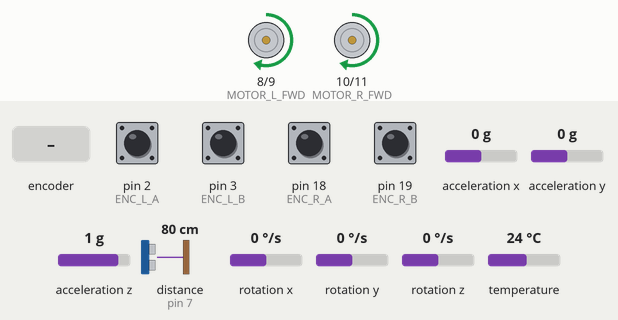
This sketch was run on a simulated Arduino Mega 2560, built with avr-gcc and run on an emulated ATmega2560. On the bench: motor-driver pin pairs drawn as motors (green arrow = first pin HIGH = forward, orange = second pin HIGH = backward, longer = more drive). Wiring (inferred from the names in the program): ultrasonic range finder: trigger pin 6; echo pin 7. Inputs (shaded band) come from the test bench; at power-on: pin 2 (ENC_L_A), pin 3 (ENC_L_B), pin 18 (ENC_R_A), pin 19 (ENC_R_B) HIGH, acceleration x 0 g, acceleration y 0 g, acceleration z 1 g, distance to the obstacle (sensor on pin 7) 80 cm, rotation x 0 °/s, rotation y 0 °/s, rotation z 0 °/s, temperature 24 °C. The echo pulse lasts 58.3 µs per cm; what the sketch prints to the serial monitor is not drawn.

Above: at 1.2 s.
1.3 s: rotary encoder on pin 2 (ENC_L_A) / pin 3 (ENC_L_B) turned 3 steps (first pin leading)
At 1.65 s:
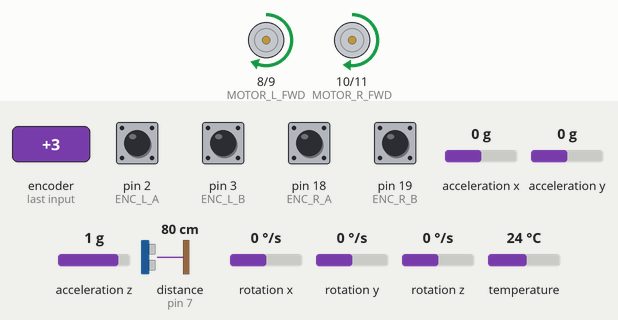
3.4 s: rotary encoder on pin 2 (ENC_L_A) / pin 3 (ENC_L_B) turned 3 steps (first pin leading)
At 3.75 s:
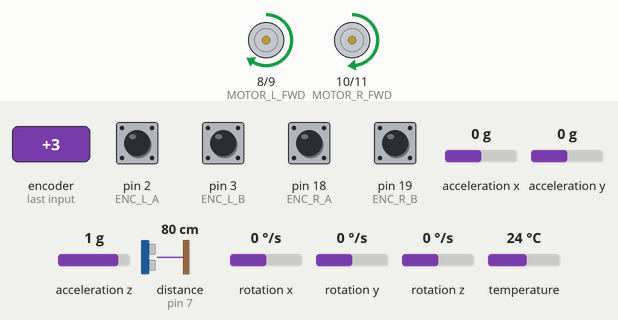
5.5 s: pin 18 (ENC_R_A) pulled LOW for 0.15 s
At 6.5 s:
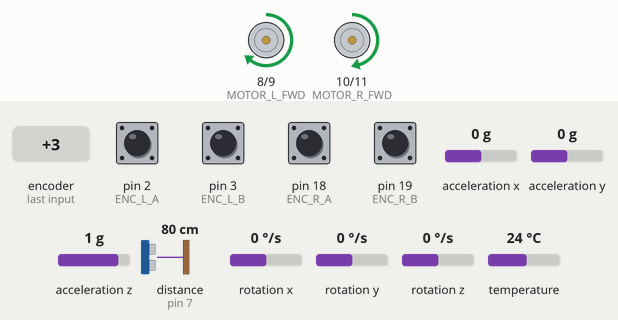
7.1 s: pin 18 (ENC_R_A) pulled LOW for 1 s
At 8.9 s:
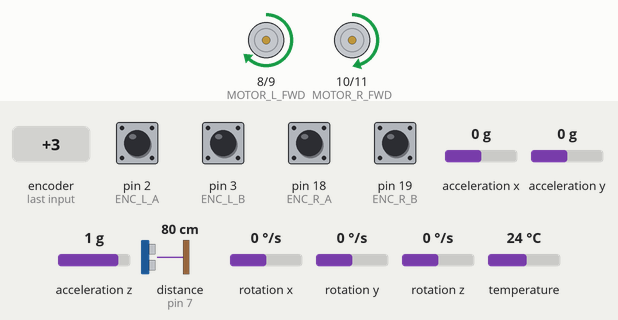
9.6 s: rotary encoder on pin 2 (ENC_L_A) / pin 3 (ENC_L_B) turned 3 steps (first pin leading)
At 11.0 s:
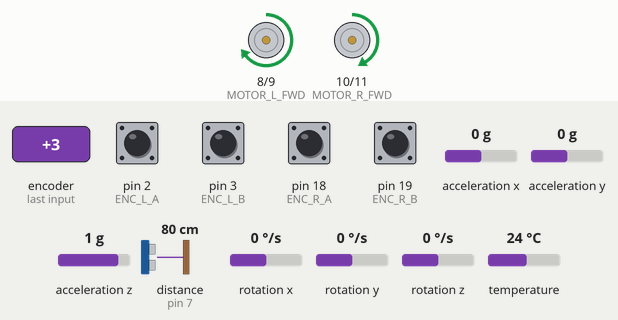
Timing chart, 0 to 12.6 s (numbered marks = the images above; inputs shaded):
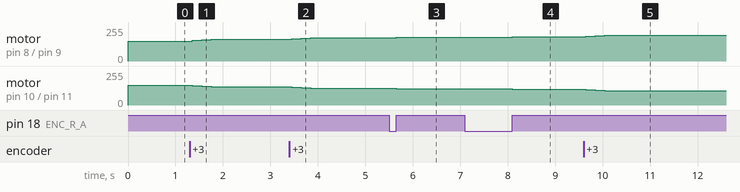

The sketch:

maze_solver.ino
```cpp
/*
  Autonomous Maze-Solving Robot
  ---------------------------------
  Fuses IR wall sensors, ultrasonic, encoders, and IMU heading into a
  grid pose; explores via flood-fill, stores the solved maze + optimal
  path to EEPROM, and replays it at speed on the next run.
  Board: Arduino Mega 2560.
*/

#include <Wire.h>
#include <EEPROM.h>
#include <Adafruit_MPU6050.h>
#include <Adafruit_Sensor.h>

const uint8_t IR_FL = A0, IR_FR = A1, IR_SIDE = A2;
const uint8_t US_TRIG = 6, US_ECHO = 7;
const uint8_t ENC_L_A = 2, ENC_L_B = 3;
const uint8_t ENC_R_A = 18, ENC_R_B = 19;
const uint8_t MOTOR_L_FWD = 8, MOTOR_L_REV = 9;
const uint8_t MOTOR_R_FWD = 10, MOTOR_R_REV = 11;

const int IR_WALL_THRESHOLD = 400;
const long TICKS_PER_CELL = 960; // calibrate for your wheel/encoder/cell size

const uint8_t MAZE_SIZE = 6; // 6x6 grid
const uint8_t GOAL_X = 5, GOAL_Y = 5;

Adafruit_MPU6050 mpu;

volatile long ticksL = 0, ticksR = 0;

// bit 0=N,1=E,2=S,3=W wall present
uint8_t walls[MAZE_SIZE][MAZE_SIZE];
uint8_t floodDist[MAZE_SIZE][MAZE_SIZE];

int8_t robotX = 0, robotY = 0;
uint8_t heading = 0; // 0=N,1=E,2=S,3=W
float imuYaw = 0;

bool speedMode = false;
uint8_t storedPath[64];
uint8_t storedPathLen = 0;
uint8_t pathIndex = 0;

const int EEPROM_MAGIC_ADDR = 0;
const int EEPROM_MAGIC_VALUE = 0xA5;
const int EEPROM_WALLS_ADDR = 4;
const int EEPROM_PATH_LEN_ADDR = EEPROM_WALLS_ADDR + (MAZE_SIZE * MAZE_SIZE);
const int EEPROM_PATH_ADDR = EEPROM_PATH_LEN_ADDR + 1;

void encLA_ISR() { digitalRead(ENC_L_B) ? ticksL++ : ticksL--; }
void encRA_ISR() { digitalRead(ENC_R_B) ? ticksR++ : ticksR--; }

void setup() {
  Serial.begin(9600);
  Wire.begin();
  if (!mpu.begin()) Serial.println("MPU6050 not found!");

  pinMode(IR_FL, INPUT); pinMode(IR_FR, INPUT); pinMode(IR_SIDE, INPUT);
  pinMode(US_TRIG, OUTPUT); pinMode(US_ECHO, INPUT);
  pinMode(ENC_L_A, INPUT_PULLUP); pinMode(ENC_L_B, INPUT_PULLUP);
  pinMode(ENC_R_A, INPUT_PULLUP); pinMode(ENC_R_B, INPUT_PULLUP);
  attachInterrupt(digitalPinToInterrupt(ENC_L_A), encLA_ISR, RISING);
  attachInterrupt(digitalPinToInterrupt(ENC_R_A), encRA_ISR, RISING);

  pinMode(MOTOR_L_FWD, OUTPUT); pinMode(MOTOR_L_REV, OUTPUT);
  pinMode(MOTOR_R_FWD, OUTPUT); pinMode(MOTOR_R_REV, OUTPUT);

  initFloodDistances();

  if (EEPROM.read(EEPROM_MAGIC_ADDR) == EEPROM_MAGIC_VALUE) {
    loadMazeFromEEPROM();
    speedMode = true;
    Serial.println("Stored maze found - running in SPEED mode.");
  } else {
    Serial.println("No stored maze - running in EXPLORE mode.");
  }
}

void loop() {
  updateImuYaw();

  if (speedMode) {
    runSpeedMode();
  } else {
    runExploreMode();
  }
}

// ---- exploration: flood-fill ----
void runExploreMode() {
  senseWallsAtCurrentCell();
  floodFill();

  if (robotX == GOAL_X && robotY == GOAL_Y) {
    Serial.println("Goal reached. Maze solved, path stored.");
    uint8_t path[64];
    uint8_t len = computeOptimalPath(path);
    saveMazeToEEPROM(path, len);
    stopMotors();
    while (true) delay(1000); // halt; power-cycle to run speed mode
  }

  int8_t bestDx = 0, bestDy = 0;
  uint8_t bestDir = findBestNeighborDirection();
  driveOneCell(bestDir);
}

void senseWallsAtCurrentCell() {
  int fl = analogRead(IR_FL);
  int fr = analogRead(IR_FR);
  int side = analogRead(IR_SIDE);
  long frontCm = readUltrasonicCm();

  bool frontWall = (fl > IR_WALL_THRESHOLD || fr > IR_WALL_THRESHOLD || frontCm < 12);
  bool sideWall = side > IR_WALL_THRESHOLD;

  uint8_t frontDir = heading;
  uint8_t sideDir = (heading + 1) % 4; // right-hand side sensor

  if (frontWall) markWall(robotX, robotY, frontDir);
  if (sideWall) markWall(robotX, robotY, sideDir);
}

void markWall(int8_t x, int8_t y, uint8_t dir) {
  walls[y][x] |= (1 << dir);
  int8_t nx = x, ny = y;
  moveCoord(nx, ny, dir);
  if (nx >= 0 && nx < MAZE_SIZE && ny >= 0 && ny < MAZE_SIZE) {
    walls[ny][nx] |= (1 << ((dir + 2) % 4));
  }
}

void moveCoord(int8_t &x, int8_t &y, uint8_t dir) {
  if (dir == 0) y++;
  else if (dir == 1) x++;
  else if (dir == 2) y--;
  else if (dir == 3) x--;
}

void initFloodDistances() {
  for (uint8_t y = 0; y < MAZE_SIZE; y++)
    for (uint8_t x = 0; x < MAZE_SIZE; x++)
      floodDist[y][x] = abs(GOAL_X - x) + abs(GOAL_Y - y);
}

void floodFill() {
  bool changed = true;
  while (changed) {
    changed = false;
    for (uint8_t y = 0; y < MAZE_SIZE; y++) {
      for (uint8_t x = 0; x < MAZE_SIZE; x++) {
        if (x == GOAL_X && y == GOAL_Y) continue;
        uint8_t best = 255;
        for (uint8_t dir = 0; dir < 4; dir++) {
          if (walls[y][x] & (1 << dir)) continue; // wall blocks this direction
          int8_t nx = x, ny = y;
          moveCoord(nx, ny, dir);
          if (nx < 0 || nx >= MAZE_SIZE || ny < 0 || ny >= MAZE_SIZE) continue;
          if (floodDist[ny][nx] < best) best = floodDist[ny][nx];
        }
        if (best != 255 && best + 1 < floodDist[y][x]) {
          floodDist[y][x] = best + 1;
          changed = true;
        }
      }
    }
  }
}

uint8_t findBestNeighborDirection() {
  uint8_t bestDir = heading;
  uint8_t bestDist = 255;
  for (uint8_t dir = 0; dir < 4; dir++) {
    if (walls[robotY][robotX] & (1 << dir)) continue;
    int8_t nx = robotX, ny = robotY;
    moveCoord(nx, ny, dir);
    if (nx < 0 || nx >= MAZE_SIZE || ny < 0 || ny >= MAZE_SIZE) continue;
    if (floodDist[ny][nx] < bestDist) { bestDist = floodDist[ny][nx]; bestDir = dir; }
  }
  return bestDir;
}

uint8_t computeOptimalPath(uint8_t path[]) {
  uint8_t len = 0;
  int8_t x = 0, y = 0;
  while (!(x == GOAL_X && y == GOAL_Y) && len < 64) {
    uint8_t bestDir = 0, bestDist = 255;
    for (uint8_t dir = 0; dir < 4; dir++) {
      if (walls[y][x] & (1 << dir)) continue;
      int8_t nx = x, ny = y;
      moveCoord(nx, ny, dir);
      if (nx < 0 || nx >= MAZE_SIZE || ny < 0 || ny >= MAZE_SIZE) continue;
      if (floodDist[ny][nx] < bestDist) { bestDist = floodDist[ny][nx]; bestDir = dir; }
    }
    path[len++] = bestDir;
    moveCoord(x, y, bestDir);
  }
  return len;
}

// ---- speed run: replay stored path ----
void runSpeedMode() {
  if (pathIndex >= storedPathLen) { stopMotors(); return; }
  driveOneCell(storedPath[pathIndex]);
  pathIndex++;
}

// ---- motion primitives ----
void driveOneCell(uint8_t targetDir) {
  if (targetDir != heading) turnToHeading(targetDir);
  driveForwardOneCell();
  heading = targetDir;
  moveCoord(robotX, robotY, targetDir);
}

void turnToHeading(uint8_t targetDir) {
  int8_t diff = ((int8_t)targetDir - (int8_t)heading + 4) % 4;
  float targetYawDelta = diff * 90.0;
  float startYaw = imuYaw;
  bool turningRight = diff == 1 || diff == -3;

  while (abs(normalizeAngle(imuYaw - startYaw)) < abs(targetYawDelta) - 3) {
    updateImuYaw();
    if (turningRight || diff == 2) { setMotors(120, -120); } else { setMotors(-120, 120); }
  }
  stopMotors();
}

void driveForwardOneCell() {
  ticksL = 0; ticksR = 0;
  float kp = 4.0;
  while ((ticksL + ticksR) / 2 < TICKS_PER_CELL) {
    // closed-loop straight-line correction using encoder differential
    int error = ticksL - ticksR;
    int base = 150;
    setMotors(base - kp * error, base + kp * error);
  }
  stopMotors();
}

void setMotors(int leftSpeed, int rightSpeed) {
  leftSpeed = constrain(leftSpeed, -255, 255);
  rightSpeed = constrain(rightSpeed, -255, 255);
  analogWrite(MOTOR_L_FWD, leftSpeed > 0 ? leftSpeed : 0);
  analogWrite(MOTOR_L_REV, leftSpeed < 0 ? -leftSpeed : 0);
  analogWrite(MOTOR_R_FWD, rightSpeed > 0 ? rightSpeed : 0);
  analogWrite(MOTOR_R_REV, rightSpeed < 0 ? -rightSpeed : 0);
}

void stopMotors() { setMotors(0, 0); }

float normalizeAngle(float a) {
  while (a > 180) a -= 360;
  while (a < -180) a += 360;
  return a;
}

void updateImuYaw() {
  sensors_event_t a, g, temp;
  mpu.getEvent(&a, &g, &temp);
  static unsigned long lastMs = 0;
  unsigned long now = millis();
  float dt = (lastMs == 0) ? 0 : (now - lastMs) / 1000.0;
  lastMs = now;
  imuYaw += g.gyro.z * (180.0 / PI) * dt;
}

long readUltrasonicCm() {
  digitalWrite(US_TRIG, LOW); delayMicroseconds(2);
  digitalWrite(US_TRIG, HIGH); delayMicroseconds(10);
  digitalWrite(US_TRIG, LOW);
  long duration = pulseIn(US_ECHO, HIGH, 20000);
  return duration / 58;
}

// ---- EEPROM persistence ----
void saveMazeToEEPROM(uint8_t path[], uint8_t len) {
  EEPROM.write(EEPROM_MAGIC_ADDR, EEPROM_MAGIC_VALUE);
  int addr = EEPROM_WALLS_ADDR;
  for (uint8_t y = 0; y < MAZE_SIZE; y++)
    for (uint8_t x = 0; x < MAZE_SIZE; x++)
      EEPROM.write(addr++, walls[y][x]);
  EEPROM.write(EEPROM_PATH_LEN_ADDR, len);
  for (uint8_t i = 0; i < len; i++) EEPROM.write(EEPROM_PATH_ADDR + i, path[i]);
}

void loadMazeFromEEPROM() {
  int addr = EEPROM_WALLS_ADDR;
  for (uint8_t y = 0; y < MAZE_SIZE; y++)
    for (uint8_t x = 0; x < MAZE_SIZE; x++)
      walls[y][x] = EEPROM.read(addr++);
  storedPathLen = EEPROM.read(EEPROM_PATH_LEN_ADDR);
  for (uint8_t i = 0; i < storedPathLen; i++) storedPath[i] = EEPROM.read(EEPROM_PATH_ADDR + i);
}
```

Measured:
- after the input at 1.3 s, motor on pin 8 (MOTOR_L_FWD) / pin 9 (MOTOR_L_REV): forward 150/255 → forward 154/255 after 0.05 s, → forward 158/255 0.20 s later, → forward 162/255 0.20 s later; motor on pin 10 (MOTOR_R_FWD) / pin 11 (MOTOR_R_REV): forward 150/255 → forward 146/255 after 0.05 s, → forward 142/255 0.20 s later, → forward 138/255 0.20 s later
- after the input at 3.4 s, motor on pin 8 (MOTOR_L_FWD) / pin 9 (MOTOR_L_REV): forward 162/255 → forward 166/255 after 0.05 s, → forward 170/255 0.20 s later, → forward 174/255 0.20 s later; motor on pin 10 (MOTOR_R_FWD) / pin 11 (MOTOR_R_REV): forward 138/255 → forward 134/255 after 0.05 s, → forward 130/255 0.20 s later, → forward 126/255 0.20 s later
- after the input at 5.5 s, motor on pin 8 (MOTOR_L_FWD) / pin 9 (MOTOR_L_REV): forward 174/255 → forward 178/255 after 0.15 s; motor on pin 10 (MOTOR_R_FWD) / pin 11 (MOTOR_R_REV): forward 126/255 → forward 122/255 after 0.15 s
- after the input at 7.1 s, motor on pin 8 (MOTOR_L_FWD) / pin 9 (MOTOR_L_REV): forward 178/255 → forward 182/255 after 1.0 s; motor on pin 10 (MOTOR_R_FWD) / pin 11 (MOTOR_R_REV): forward 122/255 → forward 118/255 after 1.0 s
- after the input at 9.6 s, motor on pin 8 (MOTOR_L_FWD) / pin 9 (MOTOR_L_REV): forward 182/255 → forward 186/255 after 0.05 s, → forward 190/255 0.20 s later, → forward 194/255 0.20 s later; motor on pin 10 (MOTOR_R_FWD) / pin 11 (MOTOR_R_REV): forward 118/255 → forward 114/255 after 0.05 s, → forward 110/255 0.20 s later, → forward 106/255 0.20 s later
